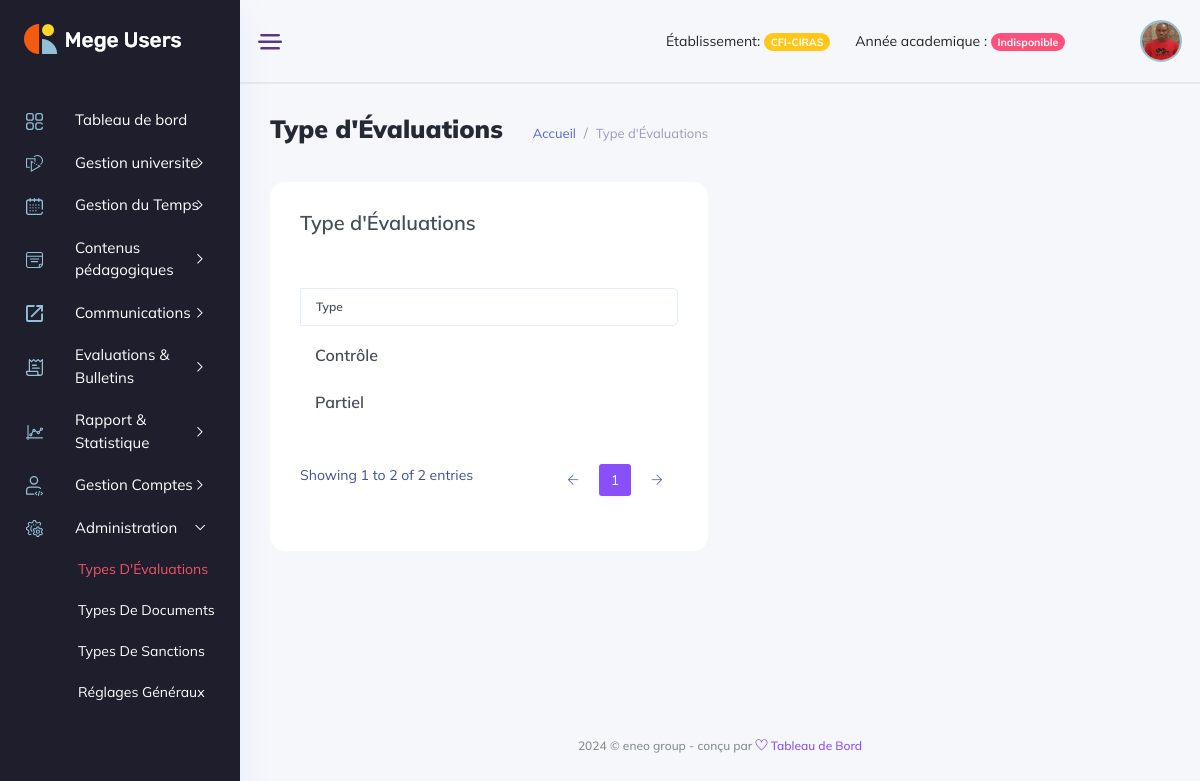
Page /manager_dashboard/administration/type_evaluation/ (signed in) on the committed database.
### backend/models/user_account.py (models this page shows, shortened)
class User(AbstractBaseUser, PermissionsMixin):
    school = models.ForeignKey(Etablishment, on_delete=models.CASCADE, null=True, blank=True)
    username = models.CharField(max_length=255, unique=True,)
    student = models.OneToOneField(Student, unique=True, on_delete=models.SET_NULL, null=True, blank=True)
    teacher = models.OneToOneField(Teacher, unique=True, on_delete=models.SET_NULL, null=True, blank=True)
    management_profil = models.OneToOneField(ManagementProfil, unique=True, on_delete=models.CASCADE, null=True, blank=True)
    is_active = models.BooleanField(default=True)
    is_admin = models.BooleanField(default=False)
    is_admin_school = models.BooleanField(default=False)
    is_manager = models.BooleanField(default=False)
    is_accountant = models.BooleanField(default=False)
    is_student = models.BooleanField(default=False)
    is_teacher = models.BooleanField(default=False)
    created_at = models.DateTimeField(auto_now_add=True)
    updated_at = models.DateTimeField(auto_now=True)
    objects = UserManager()
    USERNAME_FIELD = 'username'

### backend/models/gestion_ecole.py (models this page shows, shortened)
class Etablishment(models.Model):
    name = models.CharField(max_length=120)
    tel = models.CharField(max_length=20)
    address = models.CharField(max_length=100)
    social_address = models.CharField(max_length=100, blank=True, null=True)
    email = models.EmailField(max_length=200, blank=True, null=True)
    bulletin_foot = models.CharField(max_length=50, blank=True, null=True)
    currency = models.CharField(max_length=50, choices=currencies, blank=True, null=True)
    système = models.CharField(max_length=50, choices=systemes, blank=True, null=True)
    status_fees = models.CharField(max_length=50, choices=statues, blank=True, null=True)
    subscription_fees = models.IntegerField(default=1000, blank=True, null=True)
    month = models.IntegerField(default=9, blank=True, null=True)
    re_registration_fees = models.IntegerField(default=800, blank=True, null=True)

### backend/models/evaluations.py (models this page shows, shortened)
class TypeOfEvaluation(models.Model):
    title = models.CharField(max_length=50)
    school = models.ForeignKey(Etablishment, on_delete=models.CASCADE, null=True)
    created_at = models.DateTimeField(auto_now_add=True)
    updated_at = models.DateTimeField(auto_now=True)

### manager_dashboard/views/administration_view.py (the view, shortened to what this page needs)
class TypeEvaluationView(View):
    template_name = "manager_dashboard/administration/type_evaluations.html"
    def dispatch(self,request, *args, **kwargs):
        if not request.user.is_authenticated:
            return redirect('backend:login')
        if request.user.is_manager or request.user.is_admin_school:
            return super().dispatch(request, *args, **kwargs)
        return redirect('backend:logout')
    def get(self, request, *args, **kwargs):
        type_evaluations = TypeOfEvaluation.objects.filter(school=request.user.school)
        form = TypeOfEvaluationForm()
        context = {'type_evaluations':type_evaluations, 'form':form}
        return render(request, template_name=self.template_name, context=context)

### manager_dashboard/templates/manager_dashboard/administration/type_evaluations.html (shortened to what this page needs)
{% extends '../base.html' %}
{% load static %}
{% block content %}
<div class="main_content_iner overly_inner ">
    <div class="container-fluid p-0 ">
        <div class="row">
            <div class="col-12">
                <div class="page_title_box d-flex flex-wrap align-items-center justify-content-between">
                    <div class="page_title_left d-flex align-items-center">
                        <h3 class="f_s_25 f_w_700 dark_text mr_30">Type d'Évaluations</h3>
                        <ol class="breadcrumb page_bradcam mb-0">
                            <li class="breadcrumb-item"><a class='text-primary' href='{% url "manager_dashboard:index" %}'>Accueil</a></li>
                            <li class="breadcrumb-item"><a>Type d'Évaluations</a></li>
                        </ol>
                    </div>
                </div>
            </div>
        </div>
        <div class="row">
            <div class="col-lg-6">
                <div class="white_card card_height_100 mb_30 pt-4">
                    <div class="white_card_body">
                        <div class="QA_section">
                            <div class="white_box_tittle list_header">
                                <h4>Type d'Évaluations </h4>
                            </div>
                            <div class="QA_table mb_30">
                                <table class="table lms_table_active ">
                                    <thead>
                                        <tr>
                                            <th scope="col">Type</th>
                                        </tr>
                                    </thead>
                                    <tbody id="elementList">
                                        {% for type_evaluation in type_evaluations %}
                                            <tr data-id="{{ type_evaluation.id }}">
                                                <td> <h6>{{ type_evaluation.title }}<h6> </td>
                                            </tr>
                                        {% endfor %}
                                    </tbody>
                                </table>
                            </div>
                        </div>
                    </div>
                </div>
            </div>
        </div>
    </div>
</div>
{% endblock content %}

### manager_dashboard/templates/manager_dashboard/base.html (shortened to what this page needs)
<!DOCTYPE html>
{% load static %}
<html lang="fr">
<head>
    <link rel="stylesheet" href="{% static 'css/bootstrap1.min.css' %}" />
    <link rel="stylesheet" href="{% static 'vendors/themefy_icon/themify-icons.css' %}" />
    <link rel="stylesheet" href="{% static 'vendors/niceselect/css/nice-select.css' %}" />
    <link rel="stylesheet" href="{% static 'vendors/owl_carousel/css/owl.carousel.css' %}" />
    <link rel="stylesheet" href="{% static 'vendors/gijgo/gijgo.min.css' %}" />
    <link rel="stylesheet" href="{% static 'vendors/font_awesome/css/all.min.css' %}" />
    <link rel="stylesheet" href="{% static 'vendors/tagsinput/tagsinput.css' %}" />
    <link rel="stylesheet" href="{% static 'vendors/datepicker/date-picker.css' %}" />
    <link rel="stylesheet" href="{% static 'vendors/vectormap-home/vectormap-2.0.2.css' %}" />
    <link rel="stylesheet" href="{% static 'vendors/scroll/scrollable.css' %}" />
    <link rel="stylesheet" href="{% static 'vendors/datatable/css/jquery.dataTables.min.css' %}" />
    <link rel="stylesheet" href="{% static 'vendors/datatable/css/responsive.dataTables.min.css' %}" />
    <link rel="stylesheet" href="{% static 'vendors/datatable/css/buttons.dataTables.min.css' %}" />
    <link rel="stylesheet" href="{% static 'vendors/text_editor/summernote-bs4.css' %}" />
    <link rel="stylesheet" href="{% static 'vendors/morris/morris.css' %}">
    <link rel="stylesheet" href="{% static 'vendors/material_icon/material-icons.css' %}" />
    <link rel="stylesheet" href="{% static 'css/metisMenu.css' %}">
    <link rel="stylesheet" href="{% static 'css/style1.css' %}" />
    <link rel="stylesheet" href="{% static 'css/colors/default.css' %}" id="colorSkinCSS">
</head>
<body class="crm_body_bg">
    <nav class="sidebar dark_sidebar">
        <div class="logo d-flex justify-content-between">
            <a class="large_logo" href="index-2.html"><img src="{% static 'img/logo_white.png' %}" alt></a>
        </div>
        <ul id="sidebar_menu">
            <li class>
                <a href='{% url "manager_dashboard:index" %}' aria-expanded="false">
                    <div class="nav_icon_small">
                    <img src="{% static 'img/menu-icon/dashboard.svg' %}" alt>
                    </div>
                    <div class="nav_title">
                        <span>Tableau de bord</span>
                    </div>
                </a>
            </li>
            <li class>
                <a class="has-arrow" href="#" aria-expanded="false">
                    <div class="nav_icon_small">
                        <img src="{% static 'img/menu-icon/16.svg' %}" alt>
                    </div>
                    <div class="nav_title">
                        <span>Gestion universite </span>
                    </div>
                </a>
            </li>
            <li class>
                <a class="has-arrow" href="#" aria-expanded="false">
                    <div class="nav_icon_small">
                        <img src="{% static 'img/menu-icon/15.svg' %}" alt>
                    </div>
                    <div class="nav_title">
                        <span>Gestion du Temps </span>
                    </div>
                </a>
            </li>
            <li class>
                <a class="has-arrow" href="#" aria-expanded="false">
                    <div class="nav_icon_small">
                        <img src="{% static 'img/menu-icon/11.svg' %}" alt>
                    </div>
                    <div class="nav_title">
                        <span>Contenus pédagogiques </span>
                    </div>
                </a>
            </li>
            <li class>
                <a class="has-arrow" href="#" aria-expanded="false">
                    <div class="nav_icon_small">
                        <img src="{% static 'img/menu-icon/8.svg' %}" alt>
                    </div>
                    <div class="nav_title">
                        <span>Communications </span>
                    </div>
                </a>
            </li>
            <li class>
                <a class="has-arrow" href="#" aria-expanded="false">
                    <div class="nav_icon_small">
                        <img src="{% static 'img/menu-icon/20.svg' %}" alt>
                    </div>
                    <div class="nav_title">
                        <span>Evaluations & Bulletins </span>
                    </div>
                </a>
            </li>
            <li class>
                <a class="has-arrow" href="#" aria-expanded="false">
                    <div class="nav_icon_small">
                        <img src="{% static 'img/menu-icon/21.svg' %}" alt>
                    </div>
                    <div class="nav_title">
                        <span>Rapport & Statistique </span>
                    </div>
                </a>
            </li>
            <li class>
                <a class="has-arrow" href="#" aria-expanded="false">
                    <div class="nav_icon_small">
                        <img src="{% static 'img/menu-icon/4.svg' %}" alt>
                    </div>
                    <div class="nav_title">
                        <span>Gestion Comptes </span>
                    </div>
                </a>
            </li>
            <li class>
                <a class="has-arrow" href="#" aria-expanded="false">
                    <div class="nav_icon_small">
                        <img src="{% static 'img/menu-icon/18.svg' %}" alt>
                    </div>
                    <div class="nav_title">
                        <span>Administration </span>
                    </div>
                </a>
                <ul>
                    <li><a href="{% url 'manager_dashboard:type_evaluation' %}">Types d'Évaluations</a></li>
                    <li><a href="{% url 'manager_dashboard:type_documents' %}">Types de documents</a></li>
                    <li><a href="{% url 'manager_dashboard:type_sanctions' %}">Types de sanctions</a></li>
                    {% if user.is_admin_school %}
                    <li><a href="{% url 'manager_dashboard:reglage_general' %}">Réglages généraux</a></li>
                    {% endif %}
                </ul>
            </li>
        </ul>
    </nav>
    <section class="main_content dashboard_part large_header_bg">
        <div class="container-fluid g-0">
            <div class="row">
                <div class="col-lg-12 p-0 ">
                    <div class="header_iner d-flex justify-content-between align-items-center">
                        <div class="line_icon open_miniSide d-none d-lg-block">
                            <img src="{% static 'img/line_img.png' %}" alt>
                        </div>
                        <div class="header_right d-flex justify-content-between align-items-center">
                            <div class="header_notification_warp d-flex align-items-center">
                                <li style="margin-right: 25px;">
                                    Établissement: <span class="badge rounded-pill bg-warning">{{user.school.name}}</span>
                                </li>
                                <li style="margin-right: 25px;">
                                    Année academique :
                                    {% if request.session.academic_year %}
                                        {% with academic_year=request.session.academic_year %}
                                            <span class="badge rounded-pill bg-primary">{{request.session.academic_year}}</span>
                                        {% endwith %}
                                    {% else %}
                                        <span class="badge rounded-pill bg-danger">Indisponible</span>
                                    {%endif%}
                                </li>
                            </div>
                            <div class="profile_info">
                                <img src="{% static 'img/membre.jpg' %}" width="50" height="50" alt="#">
                            </div>
                        </div>
                    </div>
                </div>
            </div>
        </div>
        {% block content %}{% endblock %}
        <div class="footer_part">
            <div class="container-fluid">
                <div class="row">
                    <div class="col-lg-12">
                        <div class="footer_iner text-center">
                            <p>{% now "Y" %} © eneo group - conçu par <a href="#"> <i class="ti-heart"></i> </a><a href="#"> Tableau de Bord</a></p>
                        </div>
                    </div>
                </div>
            </div>
        </div>
    </section>
</body>
</html>

### elimu_universite/static/css/metisMenu.css (style rules this page uses)
.metismenu .has-arrow { position:relative }
.metismenu .has-arrow::after { position:absolute;content:'';transform:rotate(-90deg) translate(0,-50%);transform-origin:top;top:50%;transition:all .3s ease-out;right:40px;content:"\e64b";font-family:themify;color:#a5adc6;font-weight:600;font-size:14px }
.metismenu .mm-active>.has-arrow::after,.metismenu .has-arrow[aria-expanded=true]::after { transform:rotate(180deg) translate(0,-50%) }

### rows in the picture
User: school.name "CFI-CIRAS"
TypeOfEvaluation: title "Contrôle"
TypeOfEvaluation: title "Partiel"
